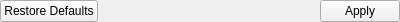
<?xml version="1.0" encoding="UTF-8"?>
<ui version="4.0">
 <class>PropertiesEditorDockWidget</class>
 <widget class="QDockWidget" name="PropertiesEditorDockWidget">
  <property name="geometry">
   <rect>
    <x>0</x>
    <y>0</y>
    <width>400</width>
    <height>300</height>
   </rect>
  </property>
  <property name="windowTitle">
   <string>Propriété de la séléction</string>
  </property>
  <widget class="QWidget" name="dockWidgetContents">
   <layout class="QVBoxLayout" name="verticalLayout">
    <property name="sizeConstraint">
     <enum>QLayout::SetMaximumSize</enum>
    </property>
    <property name="leftMargin">
     <number>0</number>
    </property>
    <property name="topMargin">
     <number>0</number>
    </property>
    <property name="rightMargin">
     <number>0</number>
    </property>
    <property name="bottomMargin">
     <number>0</number>
    </property>
    <item>
     <layout class="QVBoxLayout" name="m_main_vlayout">
      <item>
       <widget class="QDialogButtonBox" name="buttonBox">
        <property name="standardButtons">
         <set>QDialogButtonBox::Apply|QDialogButtonBox::RestoreDefaults</set>
        </property>
        <property name="centerButtons">
         <bool>false</bool>
        </property>
       </widget>
      </item>
     </layout>
    </item>
   </layout>
  </widget>
 </widget>
 <resources/>
 <connections/>
</ui>
